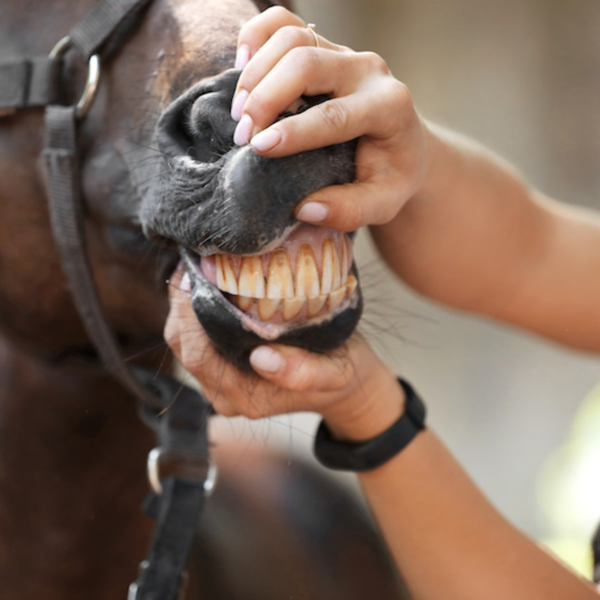
#> input picture Model/foto/veterinarian-examining-horse-teeth-on-farm-closeup.jpg, 1200 x 1200 px, found by its file name (shown at 1/2 size)
$ python detector.py
#> lines starting #> are read from the running program, lines starting #| are printed output that depends on the picture; after the words box and inside, x2 and y2 are one past the last pixel; in counts of white or black regions, pixels touching at a corner belong together
import cv2

# Load classifier and image
teeth_cascade = cv2.CascadeClassifier('C:/Users/79163/Model/data/result/cascade.xml')
img = cv2.imread('C:/Users/79163/Model/foto/veterinarian-examining-horse-teeth-on-farm-closeup.jpg')
#> img is the input picture: shape (1200, 1200, 3); mean B, G, R 90.9, 105, 127.6

if img is None:
    print("Error: Image not loaded. Check the file path.")
    exit()

# Convert to grayscale and enhance contrast
gray = cv2.cvtColor(img, cv2.COLOR_BGR2GRAY)
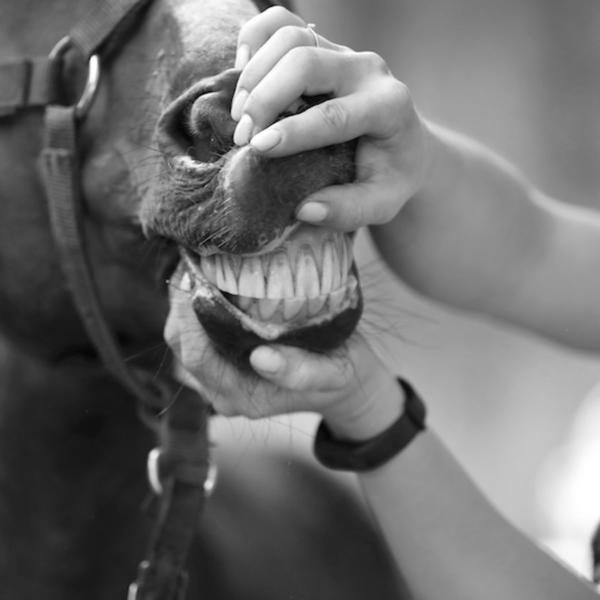
#> gray: shape (1200, 1200) (shown at 1/2 size); min 2, max 255, mean 110.2
gray = cv2.equalizeHist(gray)  # Improves detection
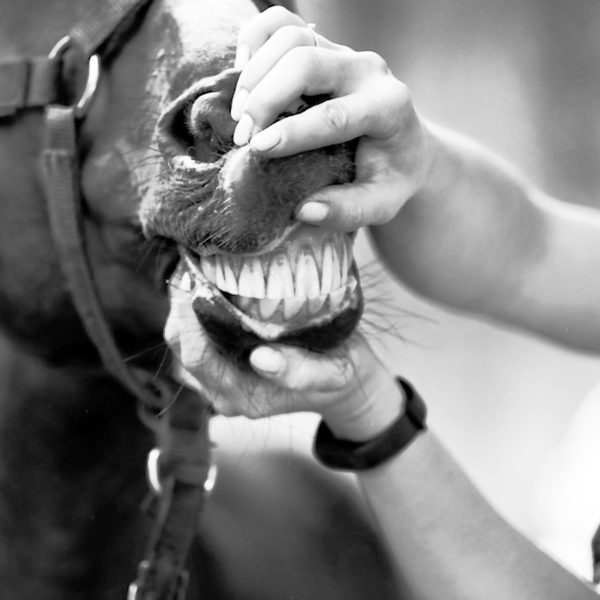
#> gray: shape (1200, 1200) (shown at 1/2 size); min 0, max 255, mean 128.3

# Detect teeth (try different parameters)
teeth = teeth_cascade.detectMultiScale(
    gray,
    scaleFactor=1.01,  # Try 1.01–1.3
    minNeighbors=5,    # Try 1–5
    minSize=(10, 10),  # Minimum tooth size
    maxSize=(450, 450) # Maximum tooth size
)
#> teeth = [[486, 617, 96, 128]]

print(f"Detected {len(teeth)} teeth")
#| Detected 1 teeth

# Draw rectangles if teeth are found
if len(teeth) > 0:
    for (x, y, w, h) in teeth:
        cv2.rectangle(img, (x, y), (x + w, y + h), (0, 255, 0), 2)  # Green rectangles
#> this loop made 1 pass
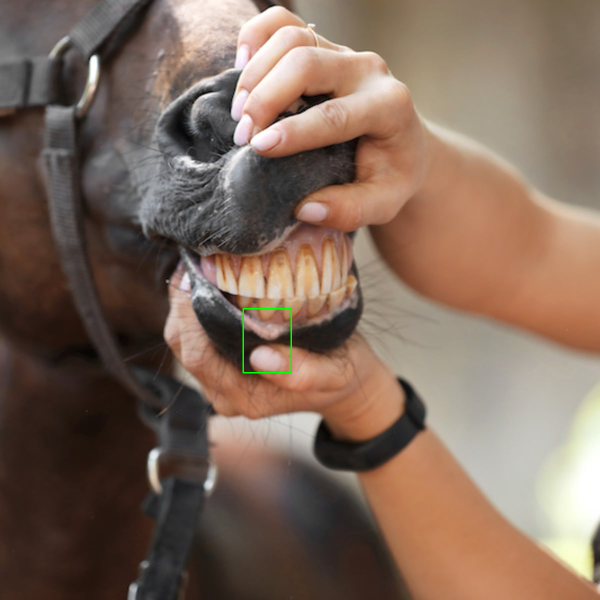
#> img: shape (1200, 1200, 3) (shown at 1/2 size); 0.09% of pixels changed, all inside (x1, y1, x2, y2) = (485, 616, 584, 747)
else:
    print("No teeth detected. Adjust parameters or check the classifier.")

# Save and display
cv2.imwrite("teeth_detection_result.jpg", img)
cv2.imshow('Teeth Detection', img)
cv2.waitKey(0)
cv2.destroyAllWindows()

$ run again, with Model/foto/DEN_Incisor-relaxed-space-130605-8002984.jpg copied over Model/foto/veterinarian-examining-horse-teeth-on-farm-closeup.jpg
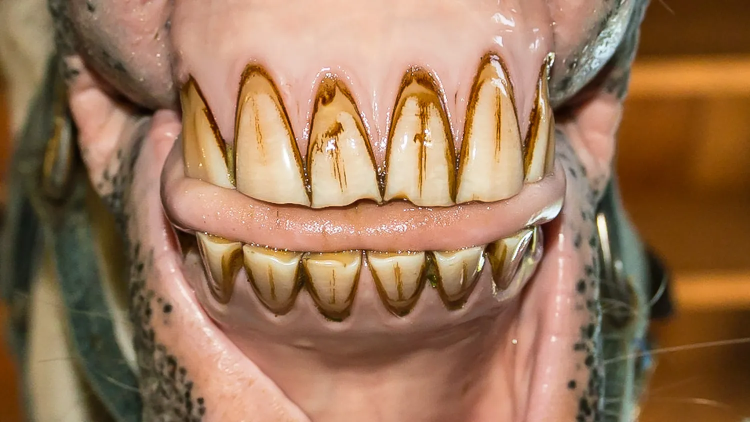
#> input picture Model/foto/DEN_Incisor-relaxed-space-130605-8002984.jpg, 1500 x 844 px, found by its file name (shown at 1/2 size)
#> img is the input picture: shape (844, 1500, 3); mean B, G, R 88, 117.5, 154
#> `gray = cv2.equalizeHist(gray)`:
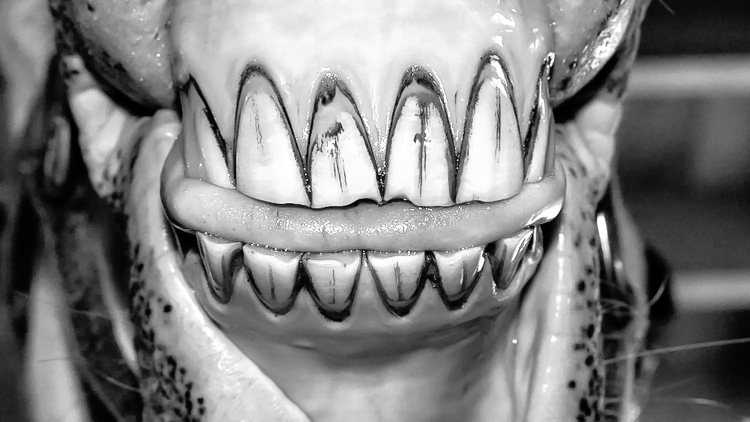
#> gray: shape (844, 1500) (shown at 1/2 size); min 0, max 255, mean 128.2
#> teeth = 16 rows, first 6: [349, 760, 27, 36], [1033, 227, 30, 39], [900, 247, 33, 43], [585, 243, 41, 54], [1261, 554, 39, 52], [734, 264, 47, 63]
#| Detected 16 teeth
#> the loop `for (x, y, w, h) in teeth:` made 16 passes
#> after the loop `for (x, y, w, h) in teeth:`:
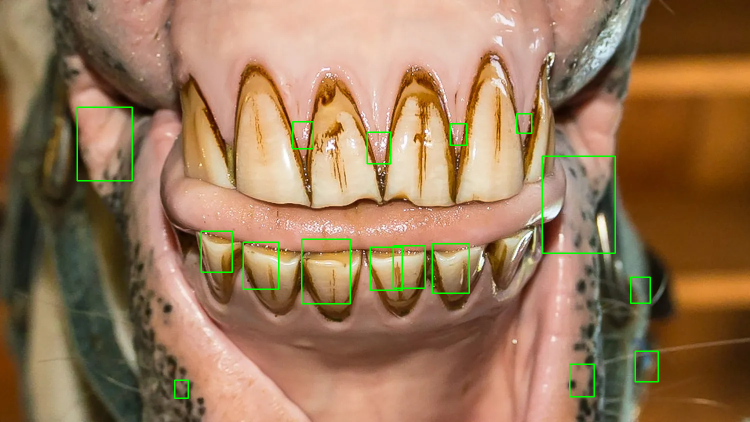
#> img: shape (844, 1500, 3) (shown at 1/2 size); 1.1% of pixels changed, all inside (x1, y1, x2, y2) = (153, 213, 1318, 798)

$ run again, with Model/foto/Incisors-extractions-8.jpg copied over Model/foto/veterinarian-examining-horse-teeth-on-farm-closeup.jpg
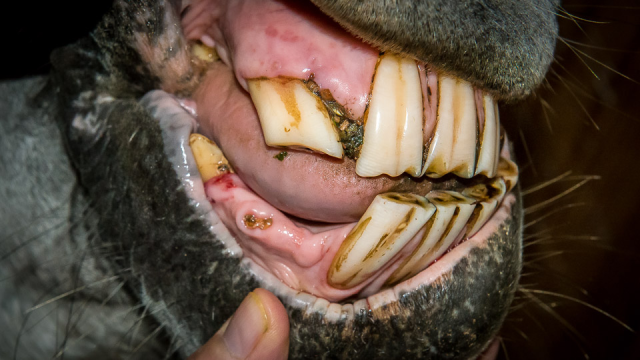
#> input picture Model/foto/Incisors-extractions-8.jpg, 640 x 360 px, found by its file name
#> img is the input picture: shape (360, 640, 3); mean B, G, R 60.8, 73.9, 91.7
#> `gray = cv2.equalizeHist(gray)`:
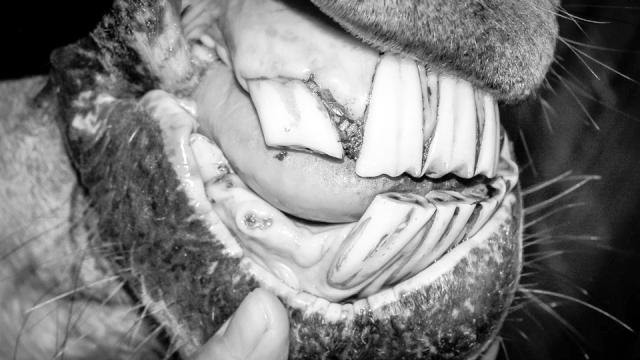
#> gray: shape (360, 640); min 0, max 255, mean 125.1
#> teeth = [[297, 286, 42, 56], [311, 275, 52, 70], [537, 122, 84, 112], [116, 60, 131, 174]]
#| Detected 4 teeth
#> the loop `for (x, y, w, h) in teeth:` made 4 passes
#> after the loop `for (x, y, w, h) in teeth:`:
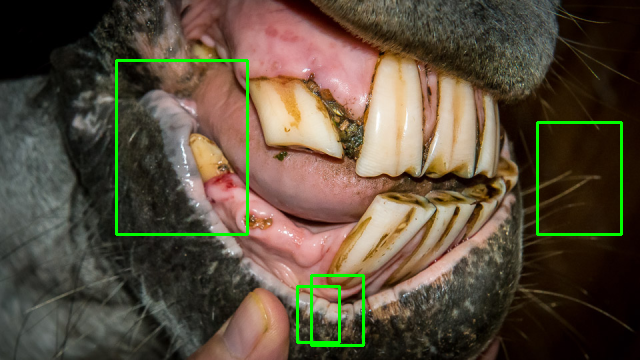
#> img: shape (360, 640, 3); 1.86% of pixels changed, all inside (x1, y1, x2, y2) = (115, 59, 623, 347)

$ run again, with Model/foto/example_teeth.jpg copied over Model/foto/veterinarian-examining-horse-teeth-on-farm-closeup.jpg
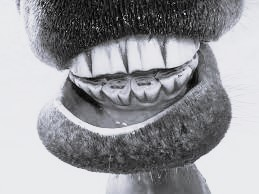
#> input picture Model/foto/example_teeth.jpg, 259 x 194 px, found by its file name
#> img is the input picture: shape (194, 259, 3); mean B, G, R 157.1, 153.1, 152.6
#> `gray = cv2.equalizeHist(gray)`:
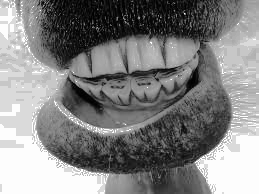
#> gray: shape (194, 259); min 0, max 255, mean 131.3
#> teeth = ()
#| Detected 0 teeth
